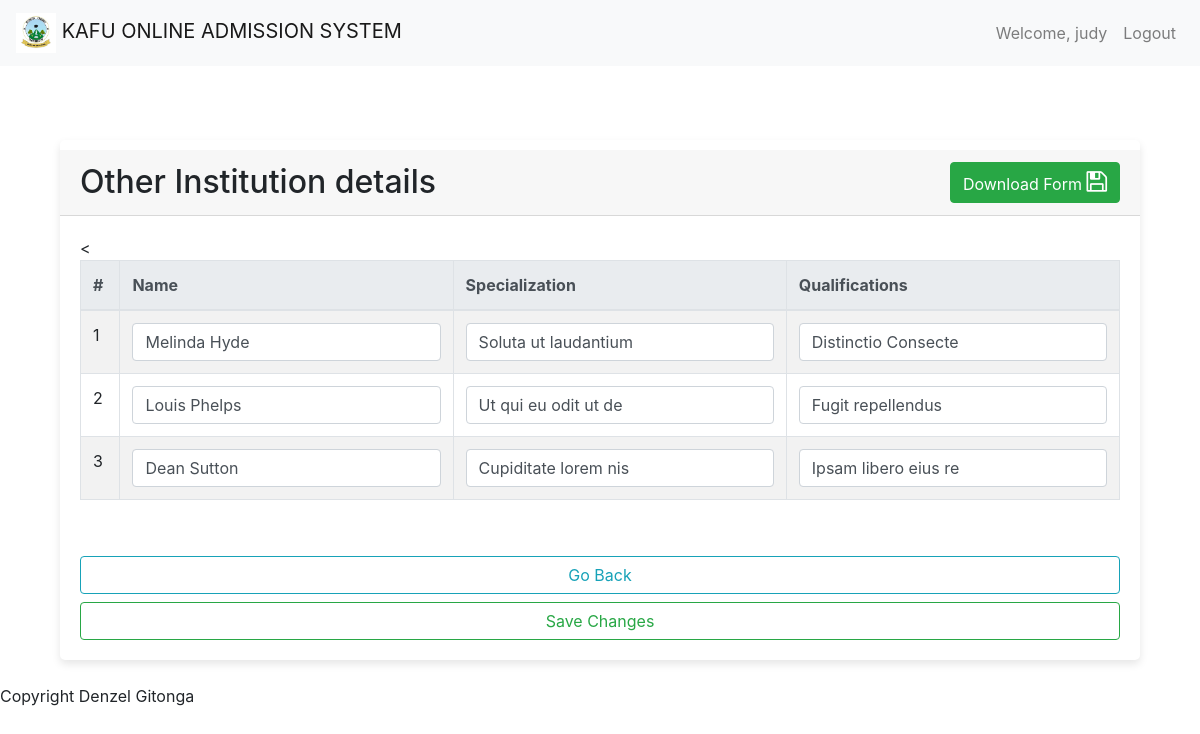
Screenshot of /submissions/other-institution-details/3/ (signed in) with the database file from the repository.
### accounts/models.py (models this page shows, shortened)
class User(AbstractBaseUser, PermissionsMixin):
    username = models.CharField(max_length=255, unique=True)
    email = models.EmailField(max_length=255, unique=True)
    phone_number = models.CharField(max_length=20, blank=True, null=True)
    full_name = models.CharField(max_length=255, blank=True, null=True)
    is_staff = models.BooleanField(default=False)
    is_active = models.BooleanField(default=True)
    groups = models.ManyToManyField(
        'auth.Group',
        blank=True,
        related_name='myuser_set',
        related_query_name='user',
    )
    user_permissions = models.ManyToManyField(
        'auth.Permission',
        blank=True,
        related_name='myuser_set',
        related_query_name='user',
    )
    objects = UserManager()
    USERNAME_FIELD = 'username'
    REQUIRED_FIELDS = ['email']

### admissions/models.py (models this page shows, shortened)
class OtherInstitutionDetail(models.Model):
    user = models.ForeignKey(settings.AUTH_USER_MODEL, on_delete=models.CASCADE)
    first_institution_name  = models.CharField(max_length=50)
    first_institution_specialization  = models.CharField(max_length=50)
    first_institution_qualification  = models.CharField(max_length=50)
    second_institution_name  = models.CharField(max_length=50)
    second_institution_specialization  = models.CharField(max_length=50)
    second_institution_qualification  = models.CharField(max_length=50)
    third_institution_name  = models.CharField(max_length=50)
    third_institution_specialization  = models.CharField(max_length=50)
    third_institution_qualification  = models.CharField(max_length=50)

### submissions/views.py (the view, shortened to what this page needs)
# urls.py: path('other-institution-details/<int:user_id>/', views.view_other_institution_details, name="view_other_institution_details"), # other institution details
@login_required
def view_other_institution_details(request, user_id):
    other_institution_detail = get_object_or_404(OtherInstitutionDetail, user_id=user_id)
    form = ViewOtherInstitutionDetailForm(instance=other_institution_detail)
    context = {
        'form': form
    }
    return render(request, 'submissions/view_other_institution_details.html', context)

### submissions/forms.py
class ViewOtherInstitutionDetailForm(forms.ModelForm):
    class Meta:
        model = OtherInstitutionDetail
        fields = [
            'first_institution_name',
            'first_institution_specialization',
            'first_institution_qualification',
            'second_institution_name',
            'second_institution_specialization',
            'second_institution_qualification',
            'third_institution_name',
            'third_institution_specialization',
            'third_institution_qualification',
        ]

### templates/submissions/view_other_institution_details.html (shortened to what this page needs)
{% extends 'common/base.html' %}
{% block content %}
    <div class="container" style="margin-top: 50px;">
        <div class="row">
            <div class="col-md-12">
                <div class="card">
                    <form action="" method="POST">
                        <div class="card-header" style="display: flex; justify-content: space-between; align-items: center; margin-top: 10px;">
                            <h2 style="margin: 0;">Other Institution details</h2>
                            <a class="btn btn-success" href="{% url 'forms_downloads:download_other_institution_details' user_id=user.id %}" style="margin-left: 10px;">
                                Download Form
                                 <i class="fa fa-save" style="font-size:24px;"></i>
                            </a>
                        </div>
                            <div class="card-body">
                                <table class="table table-striped table-bordered table-hover">
                                    <thead class="thead-light">
                                        <tr>
                                            <th rowspan="2">#</th>
                                            <th rowspan="2">Name</th>
                                            <th rowspan="2">Specialization</th>
                                            <th rowspan="2">Qualifications</th>
                                        </tr>
                                    </thead>
                                    <tbody>
                                        <tr>
                                            <td>
                                                1
                                            </td>
                                            <td>
                                                <input type="text" class="form-control" placeholder="Name of your first other institution/qualification" name="first_institution_name" value="{{ form.first_institution_name.value }}">
                                            </td>
                                            <td>
                                                <input type="text" class="form-control" placeholder="What did you specialize in?" name="first_institution_specialization" value="{{ form.first_institution_specialization.value }}">
                                            </td>
                                            <td>
                                                <input type="text" class="form-control" placeholder="What are your qualifications?" name="first_institution_qualification" value="{{ form.first_institution_qualification.value }}">
                                            </td>
                                        </tr>
                                        <tr>
                                            <td>
                                                2
                                            </td>
                                            <td>
                                                <input type="text" class="form-control" placeholder="Name of your second other institution/qualification" name="second_institution_name" value="{{ form.second_institution_name.value }}">
                                            </td>
                                            <td>
                                                <input type="text" class="form-control" placeholder="What did you specialize in?" name="second_institution_specialization" value="{{ form.second_institution_specialization.value }}">
                                            </td>
                                            <td>
                                                <input type="text" class="form-control" placeholder="What are your qualifications?" name="second_institution_qualification" value="{{ form.second_institution_qualification.value }}">
                                            </td>
                                        </tr>
                                        <tr>
                                            <td>
                                                3
                                            </td>
                                            <td>
                                                <input type="text" class="form-control" placeholder="Name of your third other institution/qualification" name="third_institution_name" value="{{ form.third_institution_name.value }}">
                                            </td>
                                            <td>
                                                <input type="text" class="form-control" placeholder="What did you specialize in?" name="third_institution_specialization" value="{{ form.third_institution_specialization.value }}">
                                            </td>
                                            <td>
                                                <input type="text" class="form-control" placeholder="What are your qualifications?" name="third_institution_qualification" value="{{ form.third_institution_qualification.value }}">
                                            </td>
                                        </tr>
                                    </tbody>
                                </table>
                            </div>
                        <div class="card-body">
                            <div class="col">
                                <div class="row">
                                    <a class="btn btn-outline-info btn-block" href="{% url 'submissions:view_details' %}">Go Back</a>
                                    <button class="btn btn-outline-success btn-block">Save Changes</button>
                                </div>
                            </div>
                        </div>
                    </form>
                </div>
            </div>
        </div>
    </div>
{% endblock %}

### templates/common/header.html (shortened to what this page needs)
{% load static %}
<nav class="navbar navbar-expand-lg navbar-light bg-light">
    <a class="navbar-brand" href="{% url 'home' %}">
      <img src="{% static 'images/logos/KAFU_LOGO.jpg' %}" alt="Logo" height="40">
      KAFU ONLINE ADMISSION SYSTEM
    </a>
    <div class="collapse navbar-collapse" id="navbarSupportedContent">
      {% if user.is_authenticated %}
            <ul class="navbar-nav d-none d-lg-flex ml-auto order-3">
                <li class="nav-item">
                    <a class="nav-link" href="">
                        Welcome, {{ user.username }}
                    </a>
                </li>
                <li class="nav-item">
                  <a class="nav-link" href="{% url 'logout' %}">
                    Logout
                  </a>
                </li>
            </ul>
      {% endif %}
    </div>
  </nav>

### static/custom_css/styles.css (style rules this page uses)
.card { box-shadow: 0px 4px 8px rgba(0, 0, 0, 0.1); border: none; transition: 0.3s; border-radius: 5px; }

### rows the page displays
User: username "judy"
OtherInstitutionDetail: first_institution_name "Melinda Hyde", first_institution_specialization "Soluta ut laudantium", first_institution_qualification "Distinctio Consecte", second_institution_name "Louis Phelps", second_institution_specialization "Ut qui eu odit ut de", second_institution_qualification "Fugit repellendus", third_institution_name "Dean Sutton", third_institution_specialization "Cupiditate lorem nis", third_institution_qualification "Ipsam libero eius re"
